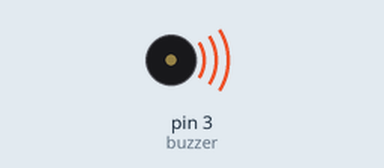
This sketch was run on a simulated Arduino Uno, built with avr-gcc and run on an emulated ATmega328P. On the bench: buzzer (waves = sounding).

Above: at 0.1 s.
At 5.9 s:
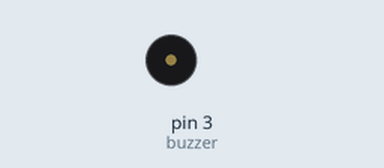
Timing chart, 0 to 7.4 s (numbered marks = the images above):
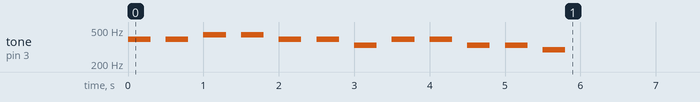

The sketch:

b01_melody.ino
```cpp
/** Buzzer
 * 1. 수동 부저를 이용하여 만들고 싶은 멜로디를 완성해주세요.
 */
int buzzer = 3;

void setup() {
  tone(buzzer, 392, 300);
  delay(500);
  tone(buzzer, 392, 300);
  delay(500);
  tone(buzzer, 440, 300);
  delay(500);
  tone(buzzer, 440, 300);
  delay(500);
  tone(buzzer, 392, 300);
  delay(500);
  tone(buzzer, 392, 300);
  delay(500);
  tone(buzzer, 330, 300);
  delay(500);

  tone(buzzer, 392, 300);
  delay(500);
  tone(buzzer, 392, 300);
  delay(500);
  tone(buzzer, 330, 300);
  delay(500);
  tone(buzzer, 330, 300);
  delay(500);
  tone(buzzer, 294, 300);
  delay(500);
}

void loop() {
}
```
